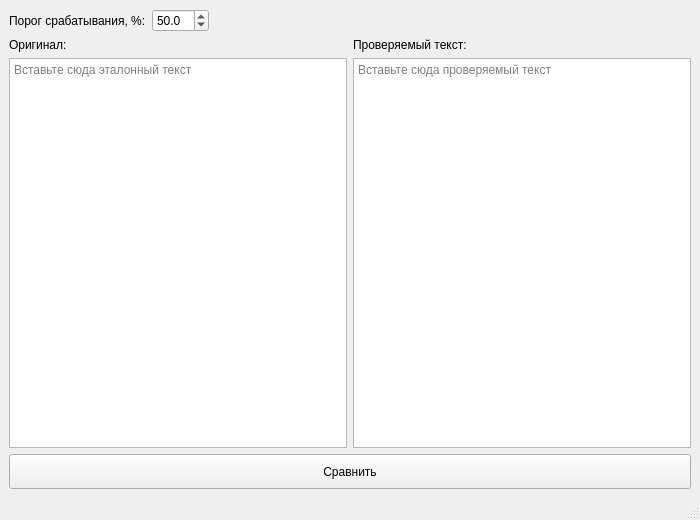
<?xml version="1.0" encoding="UTF-8"?>
<ui version="4.0">
 <class>antiplag</class>
 <widget class="QMainWindow" name="antiplag">
  <property name="geometry">
   <rect><x>0</x><y>0</y><width>700</width><height>520</height></rect>
  </property>
  <property name="windowTitle">
   <string>Антиплагиат</string>
  </property>
  <property name="sizePolicy">
   <sizepolicy hsizetype="Fixed" vsizetype="Fixed">
    <horstretch>0</horstretch>
    <verstretch>0</verstretch>
   </sizepolicy>
  </property>
  <widget class="QWidget" name="centralwidget">
   <layout class="QVBoxLayout" name="mainLayout">
    <item>
     <layout class="QHBoxLayout" name="thresholdLayout">
      <item>
       <widget class="QLabel" name="labelThreshold">
        <property name="text"><string>Порог срабатывания, %:</string></property>
       </widget>
      </item>
      <item>
       <widget class="QDoubleSpinBox" name="doubleSpinBoxThreshold">
        <property name="minimum"><double>0.000000000000000</double></property>
        <property name="maximum"><double>100.000000000000000</double></property>
        <property name="value"><double>50.000000000000000</double></property>
        <property name="decimals"><number>1</number></property>
       </widget>
      </item>
      <item>
       <spacer name="thresholdSpacer">
        <property name="orientation"><enum>Qt::Horizontal</enum></property>
        <property name="sizeHint" stdset="0"><size><width>40</width><height>20</height></size></property>
       </spacer>
      </item>
     </layout>
    </item>
    <item>
     <layout class="QHBoxLayout" name="textsLayout">
      <item>
       <layout class="QVBoxLayout" name="leftLayout">
        <item>
         <widget class="QLabel" name="labelOriginal">
          <property name="text"><string>Оригинал:</string></property>
         </widget>
        </item>
        <item>
         <widget class="QPlainTextEdit" name="plainTextEditOriginal">
          <property name="placeholderText"><string>Вставьте сюда эталонный текст</string></property>
         </widget>
        </item>
       </layout>
      </item>
      <item>
       <layout class="QVBoxLayout" name="rightLayout">
        <item>
         <widget class="QLabel" name="labelChecked">
          <property name="text"><string>Проверяемый текст:</string></property>
         </widget>
        </item>
        <item>
         <widget class="QPlainTextEdit" name="plainTextEditChecked">
          <property name="placeholderText"><string>Вставьте сюда проверяемый текст</string></property>
         </widget>
        </item>
       </layout>
      </item>
     </layout>
    </item>
    <item>
     <widget class="QPushButton" name="pushButtonCompare">
      <property name="text"><string>Сравнить</string></property>
      <property name="minimumSize"><size><width>0</width><height>35</height></size></property>
     </widget>
    </item>
   </layout>
  </widget>
  <widget class="QMenuBar" name="menubar">
   <property name="geometry">
    <rect><x>0</x><y>0</y><width>700</width><height>21</height></rect>
   </property>
  </widget>
  <widget class="QStatusBar" name="statusbar"/>
 </widget>
 <resources/>
 <connections/>
</ui>
